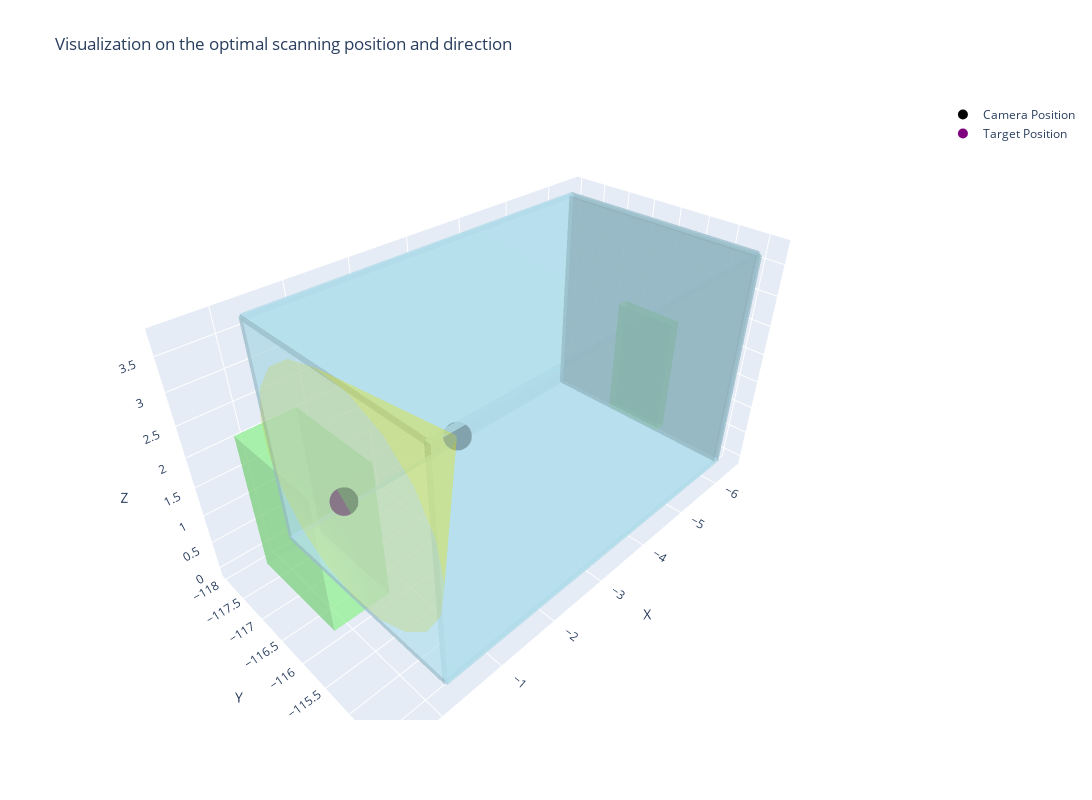

Notebook code cell kept with this figure:
### Code cell
# the second trial
# simple(wtih a child condition) / indirect / 3 node distance / single task / wall

user_description = "The paint of the wall with a winodw in the room ID 43 is worn out."
gpt_model = "o1-preview"
ground_truth = {
    "defect_id": 1031,
    "room_id": 43,
    "robot_id": 3,
    "path": a_star_path_planner(scene_graph, robot_storage_room_id, 43)
}
print(f"ground truth: {ground_truth}")
evaluate_end2end(user_description, scene_graph, robot_DB, gpt_model)

### Figure 1 — Plotly figure (JSON) as saved in the notebook; plotly's stock layout.template omitted (floating-point values rounded to 4 significant figures)
{"data": [{"color": "lightgreen", "flatshading": true, "hoverinfo": "text", "i": [0, 0, 4, 4, 0, 0, 1, 1, 2, 2, 3, 3], "j": [1, 2, 5, 6, 1, 5, 2, 6, 3, 7, 0, 4], "k": [2, 3, 6, 7, 5, 4, 6, 5, 7, 6, 4, 7], "opacity": 0.5, "text": "ID: 4025, Type: window", "type": "mesh3d", "x": [-0.2613, 0.5465, 0.5465, -0.2613, -0.2613, 0.5465, 0.5465, -0.2613], "y": [-116.9, -116.9, -115.4, -115.4, -116.9, -116.9, -115.4, -115.4], "z": [0.814, 0.814, 0.814, 0.814, 2.872, 2.872, 2.872, 2.872]}, {"color": "lightblue", "flatshading": true, "hoverinfo": "text", "i": [0, 0, 4, 4, 0, 0, 1, 1, 2, 2, 3, 3], "j": [1, 2, 5, 6, 1, 5, 2, 6, 3, 7, 0, 4], "k": [2, 3, 6, 7, 5, 4, 6, 5, 7, 6, 4, 7], "opacity": 0.5, "text": "ID: 1089, Type: wall", "type": "mesh3d", "x": [-6.34, -0.26, -0.26, -6.34, -6.34, -0.26, -0.26, -6.34], "y": [-117.9, -117.9, -117.8, -117.8, -117.9, -117.9, -117.8, -117.8], "z": [0, 0, 0, 0, 3.7, 3.7, 3.7, 3.7]}, {"color": "lightblue", "flatshading": true, "hoverinfo": "text", "i": [0, 0, 4, 4, 0, 0, 1, 1, 2, 2, 3, 3], "j": [1, 2, 5, 6, 1, 5, 2, 6, 3, 7, 0, 4], "k": [2, 3, 6, 7, 5, 4, 6, 5, 7, 6, 4, 7], "opacity": 0.5, "text": "ID: 2023, Type: ceiling", "type": "mesh3d", "x": [-6.34, -0.26, -0.26, -6.34, -6.34, -0.26, -0.26, -6.34], "y": [-117.9, -117.9, -114.4, -114.4, -117.9, -117.9, -114.4, -114.4], "z": [3.65, 3.65, 3.65, 3.65, 3.75, 3.75, 3.75, 3.75]}, {"color": "lightblue", "flatshading": true, "hoverinfo": "text", "i": [0, 0, 4, 4, 0, 0, 1, 1, 2, 2, 3, 3], "j": [1, 2, 5, 6, 1, 5, 2, 6, 3, 7, 0, 4], "k": [2, 3, 6, 7, 5, 4, 6, 5, 7, 6, 4, 7], "opacity": 0.5, "text": "ID: 1142, Type: wall", "type": "mesh3d", "x": [-6.34, -0.26, -0.26, -6.34, -6.34, -0.26, -0.26, -6.34], "y": [-114.5, -114.5, -114.4, -114.4, -114.5, -114.5, -114.4, -114.4], "z": [0, 0, 0, 0, 3.7, 3.7, 3.7, 3.7]}, {"color": "lightblue", "flatshading": true, "hoverinfo": "text", "i": [0, 0, 4, 4, 0, 0, 1, 1, 2, 2, 3, 3], "j": [1, 2, 5, 6, 1, 5, 2, 6, 3, 7, 0, 4], "k": [2, 3, 6, 7, 5, 4, 6, 5, 7, 6, 4, 7], "opacity": 0.5, "text": "ID: 3040, Type: floor", "type": "mesh3d", "x": [-6.34, -0.26, -0.26, -6.34, -6.34, -0.26, -0.26, -6.34], "y": [-117.9, -117.9, -114.4, -114.4, -117.9, -117.9, -114.4, -114.4], "z": [-0.05, -0.05, -0.05, -0.05, 0.05, 0.05, 0.05, 0.05]}, {"color": "lightgreen", "flatshading": true, "hoverinfo": "text", "i": [0, 0, 4, 4, 0, 0, 1, 1, 2, 2, 3, 3], "j": [1, 2, 5, 6, 1, 5, 2, 6, 3, 7, 0, 4], "k": [2, 3, 6, 7, 5, 4, 6, 5, 7, 6, 4, 7], "opacity": 0.5, "text": "ID: 5041, Type: door", "type": "mesh3d", "x": [-6.505, -6.315, -6.315, -6.505, -6.505, -6.315, -6.315, -6.505], "y": [-116.7, -116.7, -115.6, -115.6, -116.7, -116.7, -115.6, -115.6], "z": [0, 0, 0, 0, 2.108, 2.108, 2.108, 2.108]}, {"color": "lightblue", "flatshading": true, "hoverinfo": "text", "i": [0, 0, 4, 4, 0, 0, 1, 1, 2, 2, 3, 3], "j": [1, 2, 5, 6, 1, 5, 2, 6, 3, 7, 0, 4], "k": [2, 3, 6, 7, 5, 4, 6, 5, 7, 6, 4, 7], "opacity": 0.5, "text": "ID: 1185, Type: wall", "type": "mesh3d", "x": [-6.39, -6.29, -6.29, -6.39, -6.39, -6.29, -6.29, -6.39], "y": [-117.9, -117.9, -114.4, -114.4, -117.9, -117.9, -114.4, -114.4], "z": [0, 0, 0, 0, 3.7, 3.7, 3.7, 3.7]}, {"marker": {"color": "black", "size": 10}, "mode": "markers", "name": "Camera Position", "type": "scatter3d", "x": [-2.11], "y": [-116.2], "z": [1.85]}, {"marker": {"color": "purple", "size": 10}, "mode": "markers", "name": "Target Position", "type": "scatter3d", "x": [-0.26], "y": [-116.2], "z": [1.85]}, {"color": "yellow", "i": [0, 0, 0, 0, 0, 0, 0, 0, 0, 0, 0, 0, 0, 0, 0, 0, 0, 0, 0, 0], "j": [1, 2, 3, 4, 5, 6, 7, 8, 9, 10, 11, 12, 13, 14, 15, 16, 17, 18, 19, 20], "k": [2, 3, 4, 5, 6, 7, 8, 9, 10, 11, 12, 13, 14, 15, 16, 17, 18, 19, 20, 1], "name": "Field of View", "opacity": 0.2, "type": "mesh3d", "x": [-2.11, -0.26, -0.26, -0.26, -0.26, -0.26, -0.26, -0.26, -0.26, -0.26, -0.26, -0.26, -0.26, -0.26, -0.26, -0.26, -0.26, -0.26, -0.26, -0.26, -0.26], "y": [-116.2, -114.3, -114.4, -114.7, -115.1, -115.7, -116.3, -116.9, -117.4, -117.8, -118.0, -118.0, -117.8, -117.4, -116.9, -116.3, -115.7, -115.1, -114.7, -114.4, -114.3], "z": [1.85, 1.85, 2.451, 2.986, 3.399, 3.643, 3.694, 3.544, 3.211, 2.731, 2.154, 1.546, 0.9695, 0.4889, 0.1558, 0.006319, 0.05661, 0.3012, 0.7137, 1.249, 1.85]}], "layout": {"height": 800, "scene": {"aspectmode": "data", "aspectratio": {"x": 1, "y": 1, "z": 1}, "xaxis": {"title": {"text": "X"}, "visible": true}, "yaxis": {"title": {"text": "Y"}, "visible": true}, "zaxis": {"title": {"text": "Z"}, "visible": true}}, "title": {"text": "Visualization on the optimal scanning position and direction"}, "width": 1200}}
